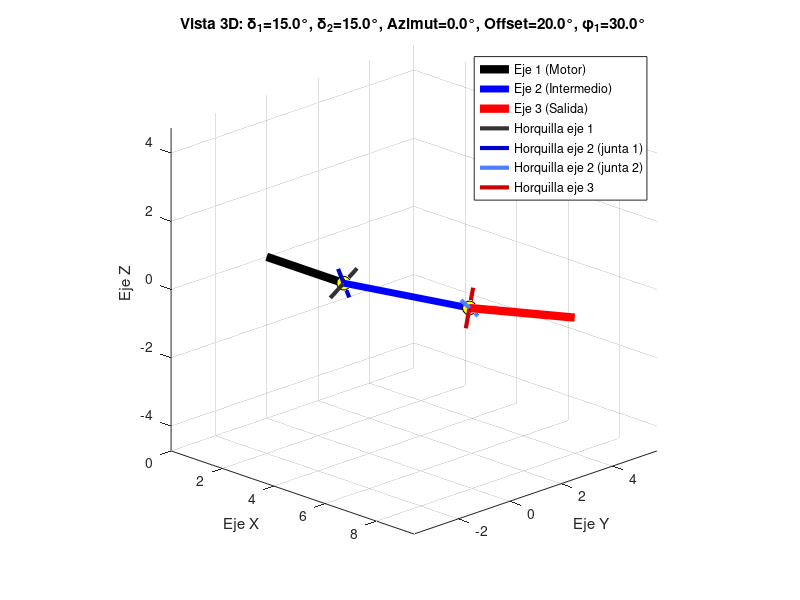
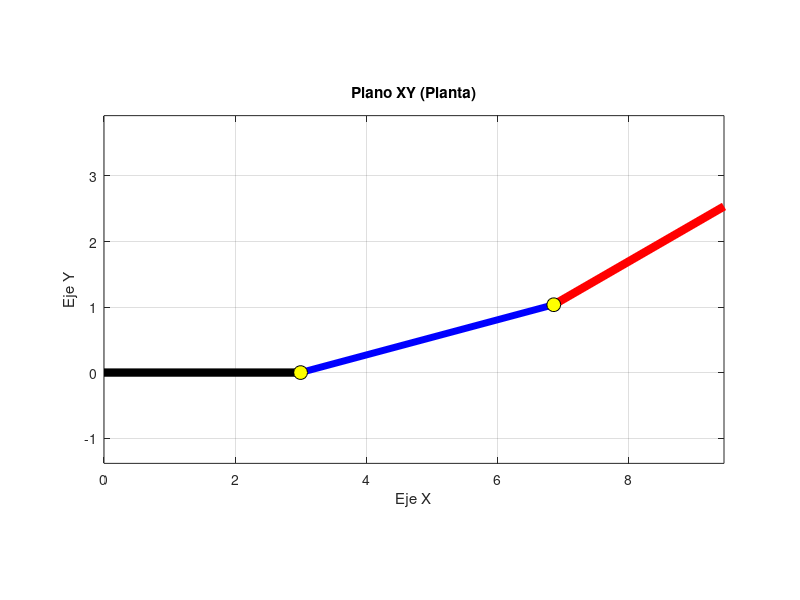
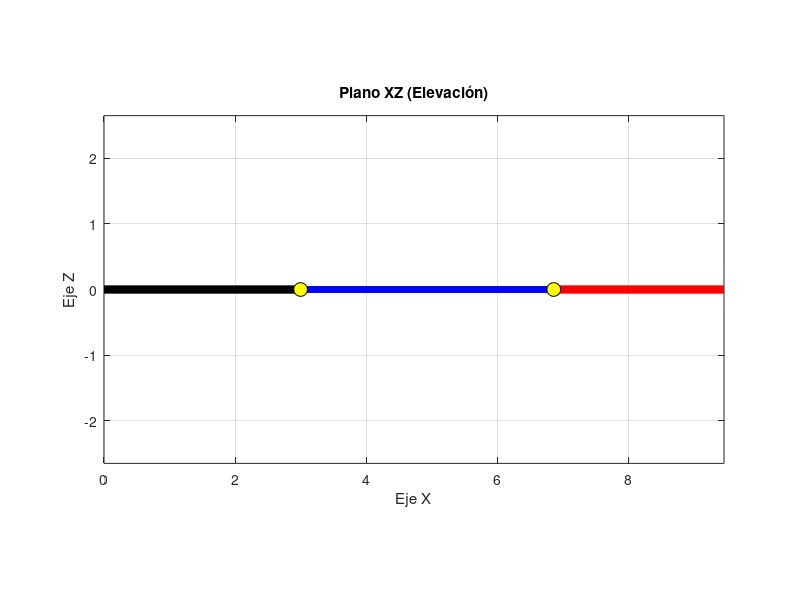
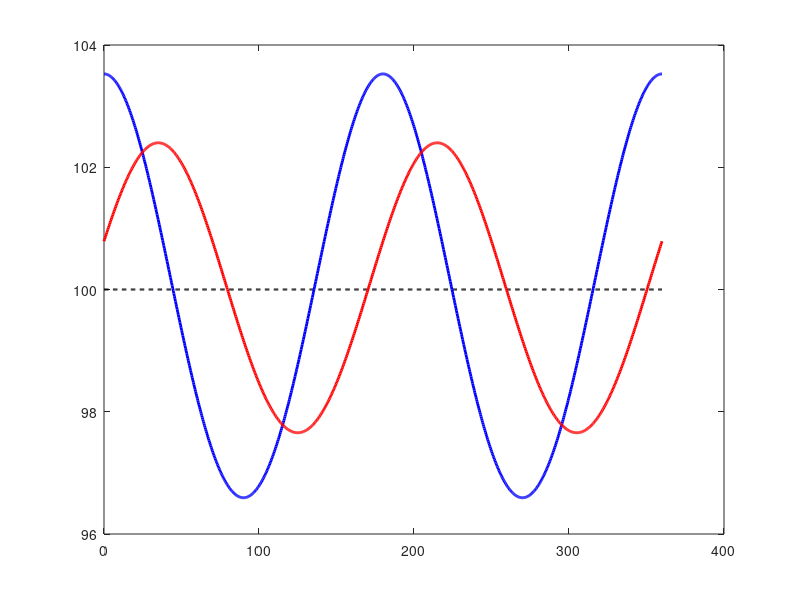

The MATLAB script that drew these images, in order: (Note: this script raises an error after producing the figures.)
%% CINEMÁTICA DE DOBLE JUNTA CARDAN (Z, W Y ESPACIAL)
clear; clc; close all;

%% PARÁMETROS
omega_1    = 100;   % Velocidad angular del motor (rad/s)
delta1_deg = 15;    % Ángulo de flexión de la 1ª junta (grados)
delta2_deg = 15;    % Ángulo de flexión de la 2ª junta (semiángulo del cono)

% Ángulo azimutal (beta): posición del Eje 3 en la base del cono
%   180° = Configuración en Z (plano XY, ejes 1 y 3 paralelos)
%   0°   = Configuración en W (plano XY)
%   90°  = Flexión 100 % espacial hacia el eje Z
beta_deg = 0;       % Giro del plano (2-3) respecto del plano (1-2) (grados)

offset_deg = 20;    % Desfase de montaje entre las horquillas del eje intermedio (grados)
                    % Homocinética si delta1 = delta2 y offset = beta

phi1_vista_deg = 30; % Posición angular del motor para dibujar las horquillas (grados)

% REFERENCIA: phi1 = 0 cuando la horquilla de entrada (eje 1) está
% contenida en el plano formado por los ejes 1 y 2 (plano XY).

%% CONVERSIÓN A RADIANES
delta1      = deg2rad(delta1_deg);
delta2      = deg2rad(delta2_deg);
beta_azimut = deg2rad(beta_deg);
offset      = deg2rad(offset_deg);
phi1_vista  = deg2rad(phi1_vista_deg);

phi1_deg = linspace(0, 360, 1000);
phi1     = deg2rad(phi1_deg);

%% CÁLCULO CINEMÁTICO
% Junta 1
num2    = cos(delta1);
den2    = 1 - sin(delta1).^2 .* cos(phi1).^2;
omega_2 = omega_1 .* (num2 ./ den2);

phi2 = atan2(sin(phi1), cos(phi1) .* cos(delta1));   % tan(phi2) = tan(phi1)/cos(delta1)
phi2 = unwrap(phi2);

% Junta 2: ángulo de la horquilla motriz (eje 2) medido desde el plano (2-3)
% (+90° porque la horquilla del eje 2 es perpendicular a la del eje 1 en la cruceta)
phi2_efectivo = phi2 + pi/2 + offset - beta_azimut;

num3    = cos(delta2);
den3    = 1 - sin(delta2).^2 .* cos(phi2_efectivo).^2;
omega_3 = omega_2 .* (num3 ./ den3);

% Rizado de la velocidad de salida
rizado = (max(omega_3) - min(omega_3)) / omega_1 * 100;
fprintf('omega_3: min = %.2f rad/s | max = %.2f rad/s | rizado = %.2f %%\n', ...
        min(omega_3), max(omega_3), rizado);

%% GEOMETRÍA 3D (BASE DE VECTORES LOCALES)
L1 = 3; L2 = 4; L3 = 3;

P0 = [0; 0; 0];
P1 = [L1; 0; 0];

% Base vectorial local del Eje 2
ux = [cos(delta1); sin(delta1); 0];    % Dirección del eje 2
uy = [-sin(delta1); cos(delta1); 0];
uz = [0; 0; 1];

P2 = P1 + L2 * ux;

% Dirección del Eje 3 (generada desde el cono y el azimut)
a3 = cos(delta2)*ux + sin(delta2)*(cos(beta_azimut)*uy + sin(beta_azimut)*uz);
P3 = P2 + L3 * a3;

%% ORIENTACIÓN DE LAS HORQUILLAS (para phi1 = phi1_vista)
a1 = [1; 0; 0];
a2 = ux;

% Rotación de Rodrigues de un vector v alrededor del eje unitario k un ángulo th
rotar = @(v, k, th) v*cos(th) + cross(k, v)*sin(th) + k*dot(k, v)*(1 - cos(th));

f1  = rotar([0; 1; 0], a1, phi1_vista);            % Horquilla de entrada (eje 1)
f2a = cross(a2, f1);  f2a = f2a / norm(f2a);       % Horquilla del eje 2 en la junta 1
f2b = rotar(f2a, a2, offset);                      % Horquilla del eje 2 en la junta 2 (con desfase)
f3  = cross(a3, f2b); f3 = f3 / norm(f3);          % Horquilla de salida (eje 3)

rad = 0.6;   % Semilongitud de los brazos de las horquillas (para el dibujo)

%% GRÁFICA 1: VISTA 3D
figure('Name', 'Esquema 3D Espacial', 'Position', [50, 100, 900, 550]);

plot3([P0(1) P1(1)], [P0(2) P1(2)], [P0(3) P1(3)], 'k-', 'LineWidth', 6, 'DisplayName', 'Eje 1 (Motor)'); hold on;
plot3([P1(1) P2(1)], [P1(2) P2(2)], [P1(3) P2(3)], 'b-', 'LineWidth', 5, 'DisplayName', 'Eje 2 (Intermedio)');
plot3([P2(1) P3(1)], [P2(2) P3(2)], [P2(3) P3(3)], 'r-', 'LineWidth', 6, 'DisplayName', 'Eje 3 (Salida)');
plot3(P1(1), P1(2), P1(3), 'ko', 'MarkerSize', 10, 'MarkerFaceColor', 'y', 'HandleVisibility', 'off');
plot3(P2(1), P2(2), P2(3), 'ko', 'MarkerSize', 10, 'MarkerFaceColor', 'y', 'HandleVisibility', 'off');

% Brazos de las horquillas (segmentos que muestran su orientación real)
dibujar_horquilla = @(P, f, color, nombre) plot3([P(1)-rad*f(1) P(1)+rad*f(1)], ...
                                                 [P(2)-rad*f(2) P(2)+rad*f(2)], ...
                                                 [P(3)-rad*f(3) P(3)+rad*f(3)], ...
                                                 '-', 'Color', color, 'LineWidth', 3, 'DisplayName', nombre);
dibujar_horquilla(P1, f1,  [0.2 0.2 0.2], 'Horquilla eje 1');
dibujar_horquilla(P1, f2a, [0 0 0.8],     'Horquilla eje 2 (junta 1)');
dibujar_horquilla(P2, f2b, [0.3 0.5 1],   'Horquilla eje 2 (junta 2)');
dibujar_horquilla(P2, f3,  [0.8 0 0],     'Horquilla eje 3');

grid on; axis equal;
xlabel('Eje X'); ylabel('Eje Y'); zlabel('Eje Z');
title(sprintf('Vista 3D: \\delta_1=%.1f°, \\delta_2=%.1f°, Azimut=%.1f°, Offset=%.1f°, \\phi_1=%.1f°', ...
      delta1_deg, delta2_deg, beta_deg, offset_deg, phi1_vista_deg));
legend('Location', 'best');
view(45, 20);

%% GRÁFICA 2: VISTA PLANTA XY
figure('Name', 'Proyección en el Plano XY', 'Position', [980, 100, 750, 400]);
plot([P0(1) P1(1)], [P0(2) P1(2)], 'k-', 'LineWidth', 6); hold on;
plot([P1(1) P2(1)], [P1(2) P2(2)], 'b-', 'LineWidth', 5);
plot([P2(1) P3(1)], [P2(2) P3(2)], 'r-', 'LineWidth', 6);
plot(P1(1), P1(2), 'ko', 'MarkerSize', 10, 'MarkerFaceColor', 'y');
plot(P2(1), P2(2), 'ko', 'MarkerSize', 10, 'MarkerFaceColor', 'y');
grid on; axis equal; xlabel('Eje X'); ylabel('Eje Y');
title('Plano XY (Planta)');

%% GRÁFICA 3: VISTA ALZADO XZ
figure('Name', 'Proyección en el Plano XZ', 'Position', [980, 580, 750, 400]);
plot([P0(1) P1(1)], [P0(3) P1(3)], 'k-', 'LineWidth', 6); hold on;
plot([P1(1) P2(1)], [P1(3) P2(3)], 'b-', 'LineWidth', 5);
plot([P2(1) P3(1)], [P2(3) P3(3)], 'r-', 'LineWidth', 6);
plot(P1(1), P1(3), 'ko', 'MarkerSize', 10, 'MarkerFaceColor', 'y');
plot(P2(1), P2(3), 'ko', 'MarkerSize', 10, 'MarkerFaceColor', 'y');
grid on; axis equal; xlabel('Eje X'); ylabel('Eje Z');
title('Plano XZ (Elevación)');

%% GRÁFICA 4: CINEMÁTICA
figure('Name', 'Comportamiento de Velocidades Angulares', 'Position', [50, 700, 900, 400]);
plot(phi1_deg, omega_1 * ones(size(phi1_deg)), 'k--', 'LineWidth', 1.5); hold on;
plot(phi1_deg, omega_2, 'b-', 'LineWidth', 2);
plot(phi1_deg, omega_3, 'r-', 'LineWidth', 2);
xline(phi1_vista_deg, ':', 'Posición dibujada', 'HandleVisibility', 'off');
grid on; xlabel('Ángulo motor \phi_1 (grados)'); ylabel('Velocidad (rad/s)');
title(sprintf('Cinemática (Azimut=%.1f°, Offset=%.1f°, Rizado \\omega_3=%.2f %%)', ...
      beta_deg, offset_deg, rizado));
legend('\omega_1 (Motor)', '\omega_2 (Intermedio)', '\omega_3 (Salida)', 'Location', 'best');
xlim([0 360]);
